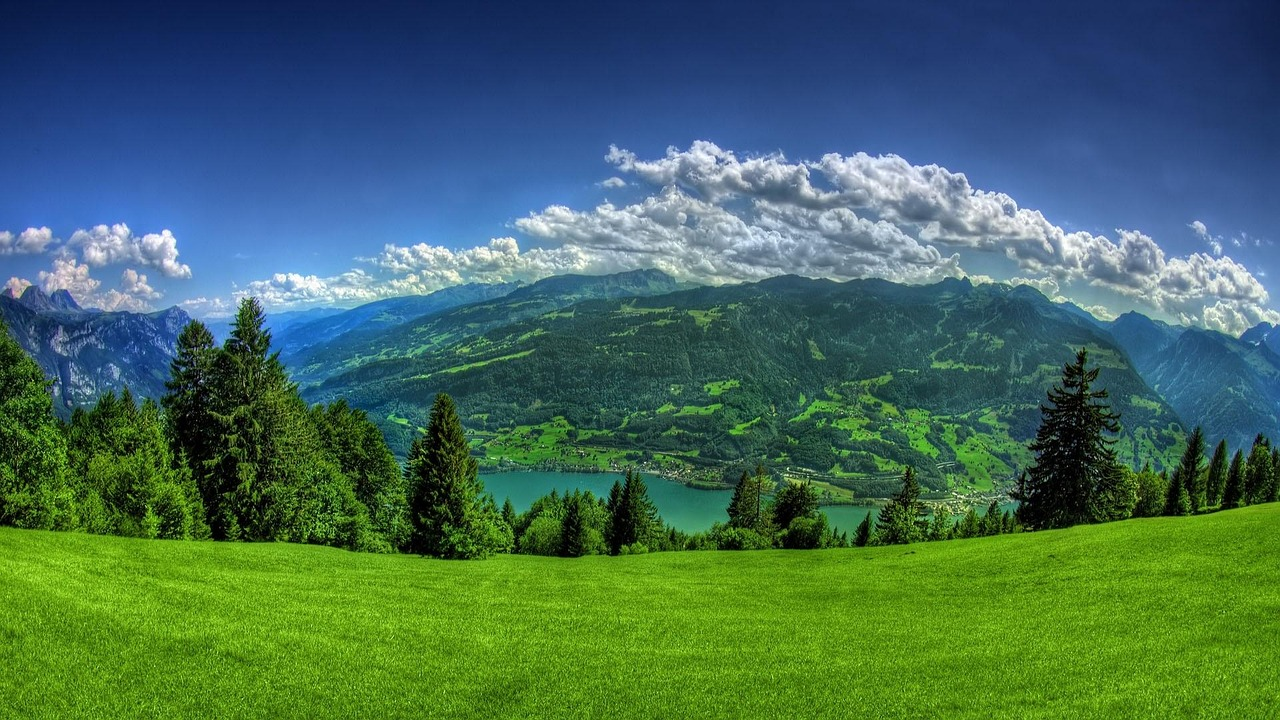
#> input picture solved tasks/beautiful-natural-image-1844362_1280.jpg, 1280 x 720 px, found by its file name
$ python 'task 11.py'
#> lines starting #> are read from the running program, lines starting #| are printed output that depends on the picture
import cv2 as cv
import numpy as np
import matplotlib.pyplot as plt
import sys

# Load image
path = r"C:\Users\ASUS\OneDrive\Desktop\skyexperts tasks\task 1\beautiful-natural-image-1844362_1280.jpg"

img = cv.imread(path)
#> img is the input picture: shape (720, 1280, 3); mean B, G, R 89, 106.7, 68

# Check if image was loaded successfully
if img is None:
    print("Error: Could not read the image.")
    sys.exit()


# Function to add salt and pepper noise
def add_salt_pepper_noise(image, density=0.05):

    # Make a copy of the original image
#> called with density = 0.05
    noisy = image.copy()

    # Get image height and width
    height, width = image.shape[:2]
#> height = 720; width = 1280

    # Total number of noisy pixels
    num_pixels = int(density * height * width)
#> num_pixels = 46080

    # Half salt and half pepper
    num_salt = num_pixels // 2
#> num_salt = 23040
    num_pepper = num_pixels - num_salt
#> num_pepper = 23040

    # Random coordinates for salt noise
    y_salt = np.random.randint(0, height, num_salt)
    x_salt = np.random.randint(0, width, num_salt)

    # Set salt pixels to white
    noisy[y_salt, x_salt] = 255

    # Random coordinates for pepper noise
    y_pepper = np.random.randint(0, height, num_pepper)
    x_pepper = np.random.randint(0, width, num_pepper)

    # Set pepper pixels to black
    noisy[y_pepper, x_pepper] = 0
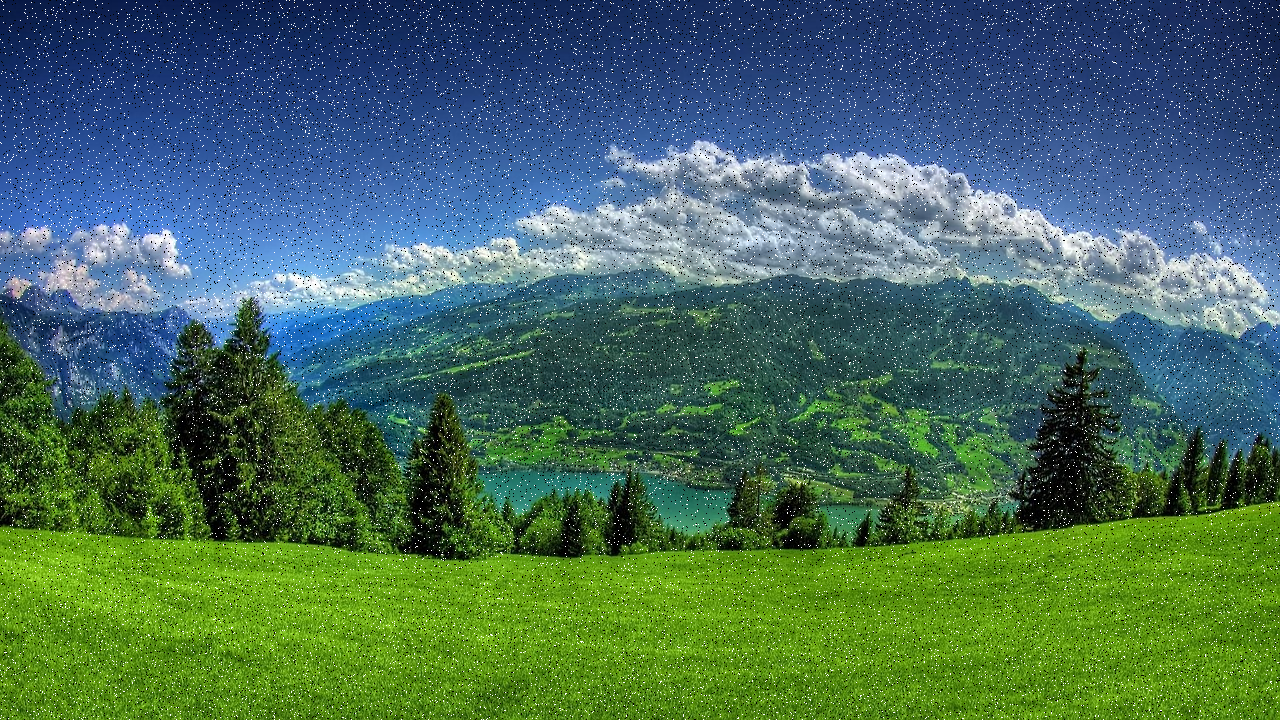
#> noisy: shape (720, 1280, 3); mean B, G, R 90.8, 107.7, 70.8

    return noisy


# Apply noise with density = 0.05
noisy_img = add_salt_pepper_noise(img, density=0.05)


# Display original and noisy images
plt.figure(figsize=(12, 5))

plt.subplot(1, 2, 1)
plt.imshow(cv.cvtColor(img, cv.COLOR_BGR2RGB))
plt.title("Original Image")
plt.axis("off")

plt.subplot(1, 2, 2)
plt.imshow(cv.cvtColor(noisy_img, cv.COLOR_BGR2RGB))
plt.title("Salt & Pepper Noise (Density = 0.05)")
plt.axis("off")

plt.tight_layout()
plt.show()
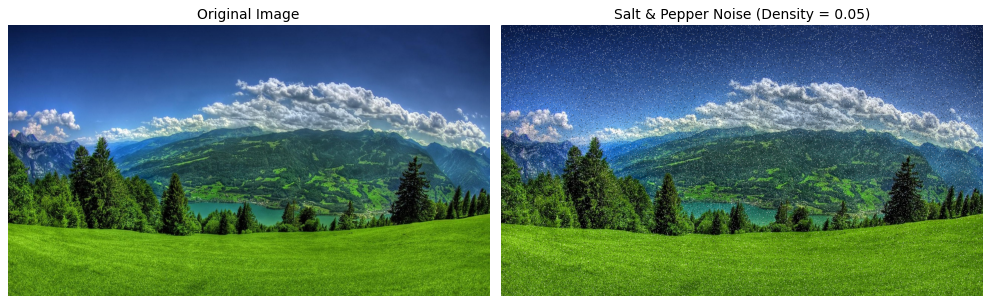
#> figure drawn by matplotlib, 2 panels

$ run again, with solved tasks/images.jpg copied over solved tasks/beautiful-natural-image-1844362_1280.jpg
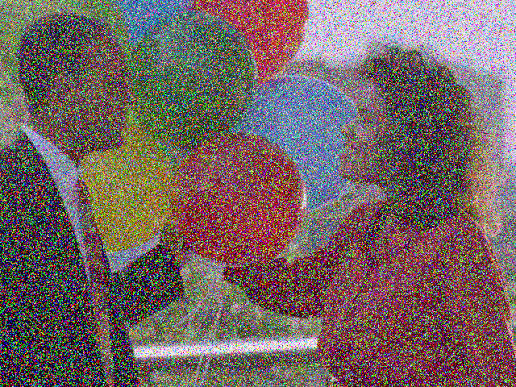
#> input picture solved tasks/images.jpg, 516 x 387 px, found by its file name
#> img is the input picture: shape (387, 516, 3); mean B, G, R 98.9, 99.7, 115.8
#> in add_salt_pepper_noise, `noisy[y_pepper, x_pepper] = 0`:
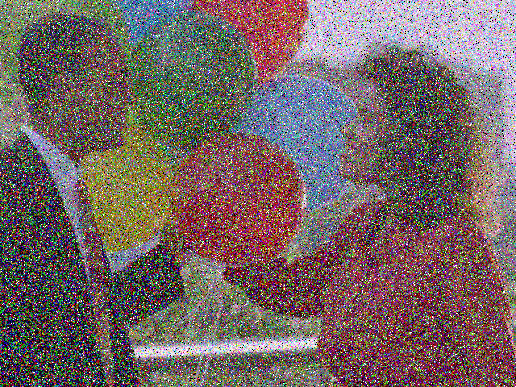
#> noisy: shape (387, 516, 3); mean B, G, R 100.2, 101, 116.3
#> `plt.show()`:
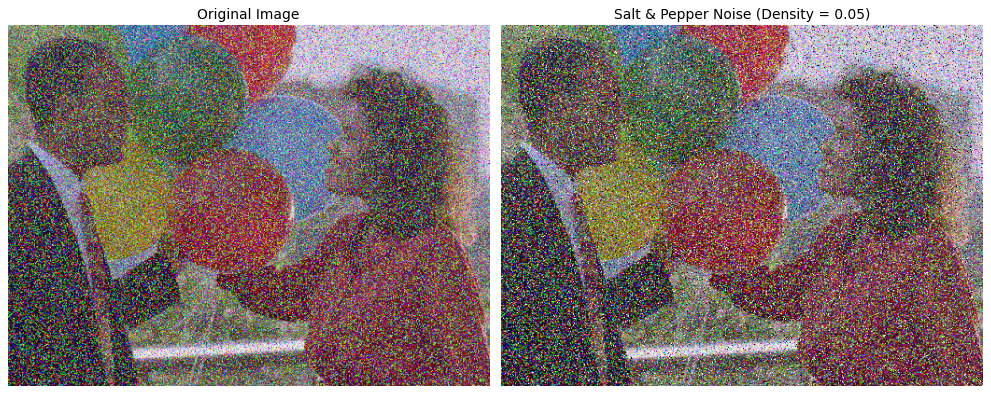
#> figure drawn by matplotlib, 2 panels
